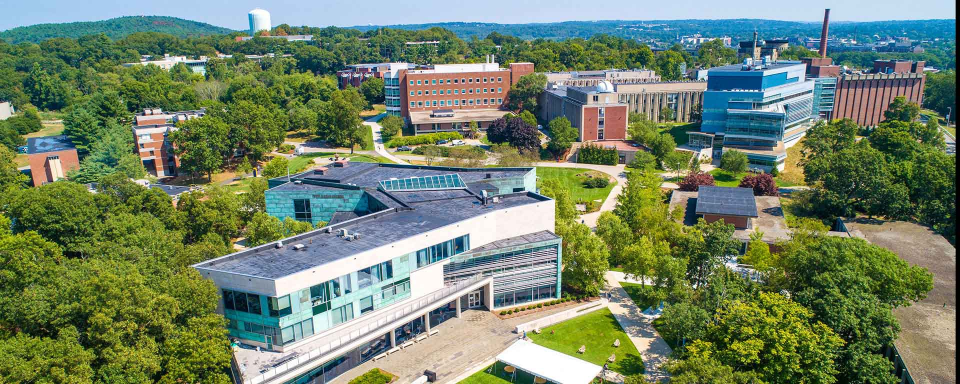
#> input picture brandeis_campus.jpg, 1920 x 768 px (shown at 1/2 size)
$ python Main.py
#> lines starting #> are read from the running program, lines starting #| are printed output that depends on the picture
import numpy as np
from skimage import io, color
from skimage.transform import resize
from skimage.segmentation import slic as official_slic
from skimage.segmentation import mark_boundaries
import matplotlib.pyplot as plt

class SLIC_Implementation:
    def __init__(self, image, K, m=10):
        self.image = color.rgb2lab(image)
        self.height, self.width = self.image.shape[:2]
        self.K = K
        self.m = m
        self.N = self.height * self.width
        self.S = int(np.sqrt(self.N / self.K))

        self.centers = self._init_centers()
        self.distances = np.full((self.height, self.width), np.inf)
        self.labels = np.full((self.height, self.width), -1)

    def _init_centers(self):
        centers = []
        for i in range(self.S // 2, self.height, self.S):
            for j in range(self.S // 2, self.width, self.S):
                centers.append(self._get_center(i, j))
        return np.array(centers)

    def _get_center(self, i, j):
        return np.array([*self.image[i, j], i, j])

    def iterate(self, num_iterations=10):
        for _ in range(num_iterations):
            self.distances.fill(np.inf)
            for idx, center in enumerate(self.centers):
                y_min = max(int(center[3] - self.S), 0)
                y_max = min(int(center[3] + self.S), self.height)
                x_min = max(int(center[4] - self.S), 0)
                x_max = min(int(center[4] + self.S), self.width)

                crop = self.image[y_min:y_max, x_min:x_max]

                d_color = np.sqrt(np.sum((crop - center[:3])**2, axis=2))
                yy, xx = np.ogrid[y_min:y_max, x_min:x_max]
                d_space = np.sqrt((yy - center[3])**2 + (xx - center[4])**2)

                D = np.sqrt(d_color**2 + (self.m / self.S)**2 * d_space**2)

                mask = D < self.distances[y_min:y_max, x_min:x_max]
                self.distances[y_min:y_max, x_min:x_max][mask] = D[mask]
                self.labels[y_min:y_max, x_min:x_max][mask] = idx

            for idx in range(len(self.centers)):
                mask = (self.labels == idx)
                if np.any(mask):
                    self.centers[idx][:3] = np.mean(self.image[mask], axis=0)
                    coords = np.argwhere(mask)
                    self.centers[idx][3:] = np.mean(coords, axis=0)

    def get_boundaries(self):
        from skimage.segmentation import mark_boundaries
        return mark_boundaries(color.lab2rgb(self.image), self.labels)

if __name__ == "__main__":
    img = io.imread('brandeis_campus.jpg')
#> img is the input picture: shape (768, 1920, 3); mean R, G, B 113.3, 130.2, 102.8
    img = resize(img, (300, 400), anti_aliasing=True)
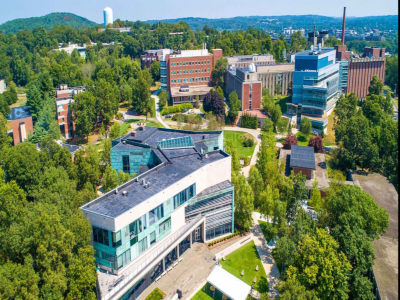
#> img: shape (300, 400, 3) float64; mean R, G, B 0.444, 0.511, 0.403

    for k_val in [50, 200, 500]:
        slic_obj = SLIC_Implementation(img, K=k_val, m=10)
        slic_obj.iterate(num_iterations=10)
        res_my = slic_obj.get_boundaries()

        labels_official = official_slic(img, n_segments=k_val, compactness=10, start_label=1)
        res_official = mark_boundaries(img, labels_official)

        fig, (ax1, ax2) = plt.subplots(1, 2, figsize=(15, 7))

        ax1.imshow(res_my)
        ax1.set_title(f'My Implementation (K={k_val})')
        ax1.axis('off')

        ax2.imshow(res_official)
        ax2.set_title(f'Scikit-image SLIC (K={k_val})')
        ax2.axis('off')

        plt.savefig(f"comparison_K_{k_val}.png")
        plt.show()
#> this loop made 3 passes
#> pass 1, `res_my = slic_obj.get_boundaries()`:
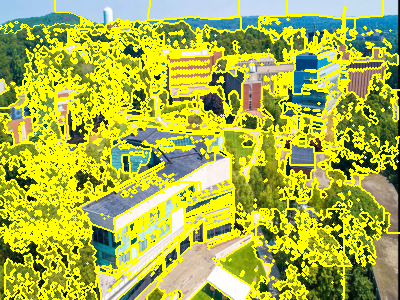
#> res_my: shape (300, 400, 3) float64; mean of channels 0, 1, 2 0.666, 0.709, 0.264; drawn as R, G, B
#> pass 1, `labels_official = official_slic(img, n_segments=k_val, compactness=10,..`:
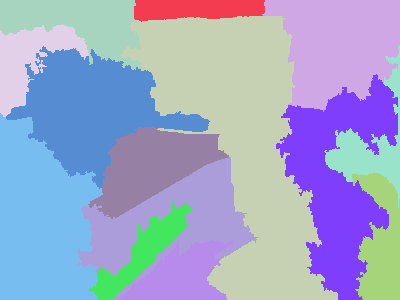
#> labels_official: shape (300, 400) int64; 14 distinct labels, from 1 to 14; one colour per label, 0 black
#> pass 1, `res_official = mark_boundaries(img, labels_official)`:
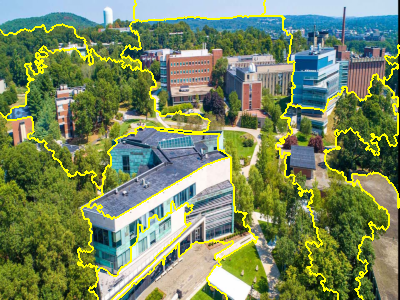
#> res_official: shape (300, 400, 3) float64; mean R, G, B 0.477, 0.54, 0.377
#> pass 2, `plt.savefig(f"comparison_K_{k_val}.png")`:
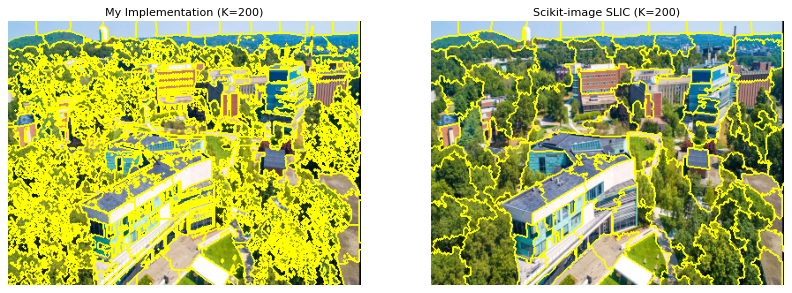
#> figure drawn by matplotlib, 2 panels

$ run again, with my_slic_k50.png saved as brandeis_campus.jpg
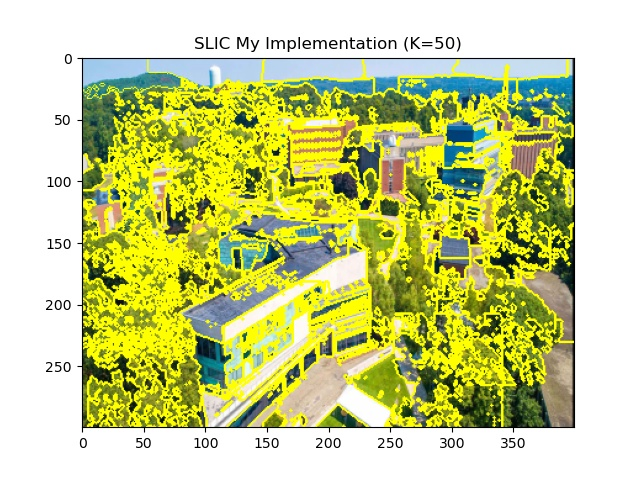
#> input picture my_slic_k50.png, 640 x 480 px
#> img is the input picture: shape (480, 640, 3); mean R, G, B 202.4, 208.7, 141.8
#> img: shape (300, 400, 3) float64
#> the loop `for k_val in [50, 200, 500]:` made 3 passes
#> pass 1, `labels_official = official_slic(img, n_segments=k_val, compactness=10,..`:
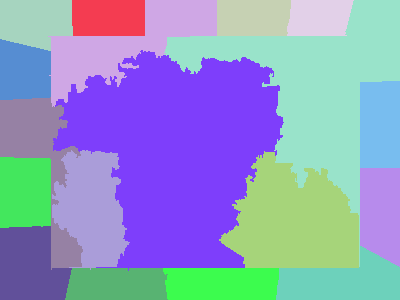
#> labels_official: shape (300, 400) int64; 18 distinct labels, from 1 to 18; one colour per label, 0 black
#> pass 2, `plt.savefig(f"comparison_K_{k_val}.png")`:
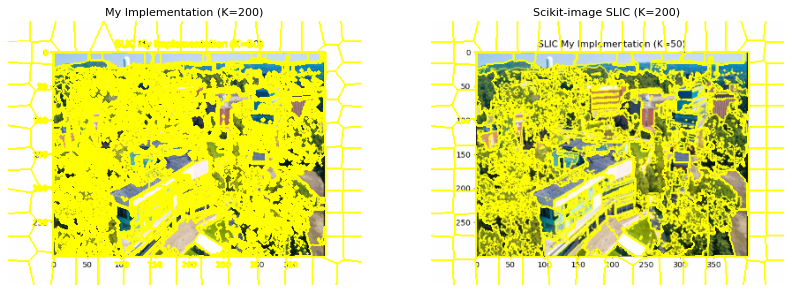
#> figure drawn by matplotlib, 2 panels
